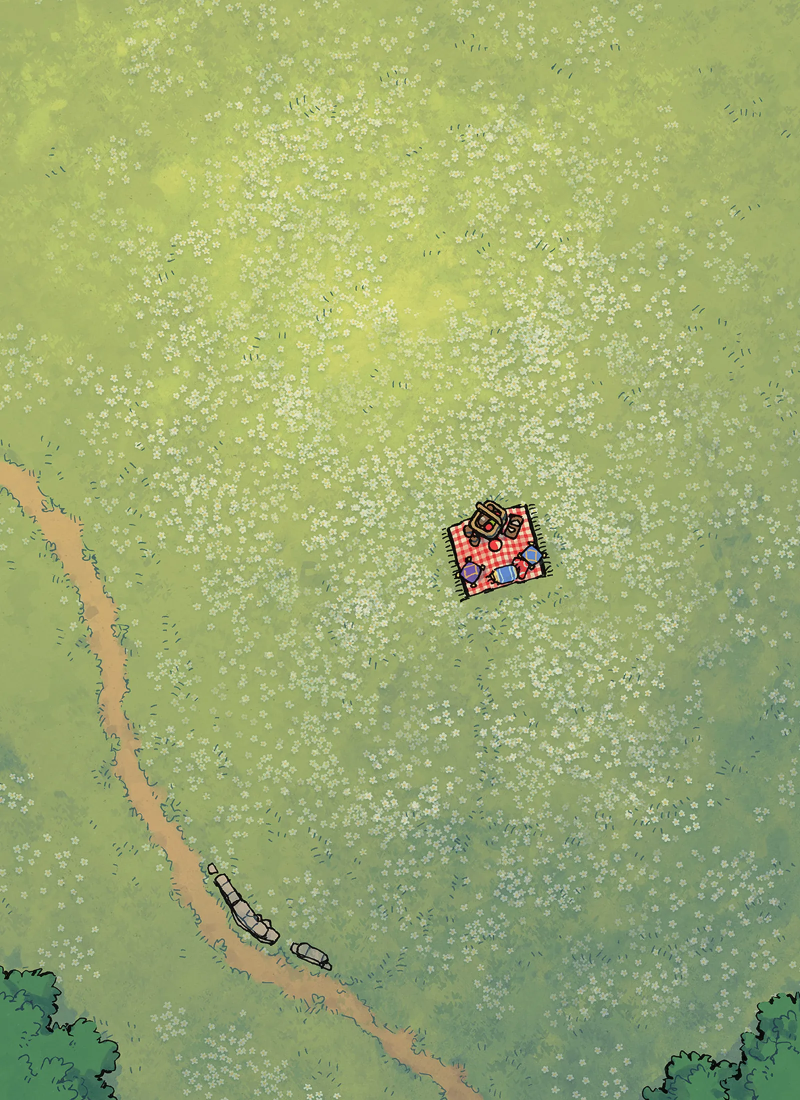
#> input picture assets/scenes/encounter/grassland-meadow-picnic.webp, 1600 x 2200 px (shown at 1/2 size)
$ python -i derive_pdf.py   (imports and definitions only)
#> lines starting #> are read from the running program, lines starting #| are printed output that depends on the picture
#> further down, picture is the input picture: PIL image 1600x2200 RGB; mean R, G, B 156.7, 171.9, 112.9
#!/usr/bin/env python3
"""Where do a map's room numbers sit? Render the book's key-map page, find the GM's
map image on it (all four rotations), and carry the page's number labels across.
usage: derive_pdf.py <config.json> <outdir>   (config: list of {id,pdf,page,vtt,lo,hi})"""
import sys, re, json, subprocess, os, tempfile
import numpy as np
from PIL import Image, ImageDraw
Image.MAX_IMAGE_PIXELS = None

BLUR = 3.0

def ink(im, thresh=None):
    """Darkness 0..1 (grayscale), lightly blurred so line positions that differ by a pixel still agree."""
    from PIL import ImageFilter
    g = im.convert("L").filter(ImageFilter.GaussianBlur(BLUR))
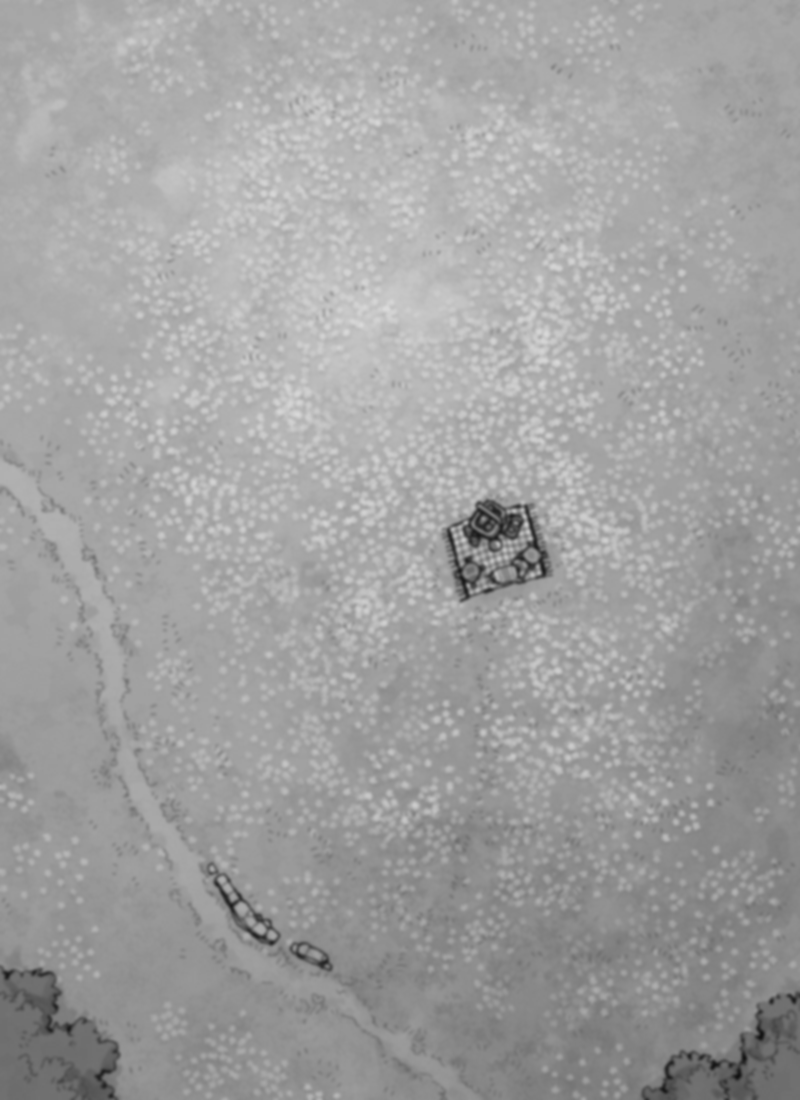
#> g: PIL image 1600x2200 L (shown at 1/2 size); min 18, max 218, mean 160.6
    return (255.0 - np.asarray(g, dtype=np.float32)) / 255.0
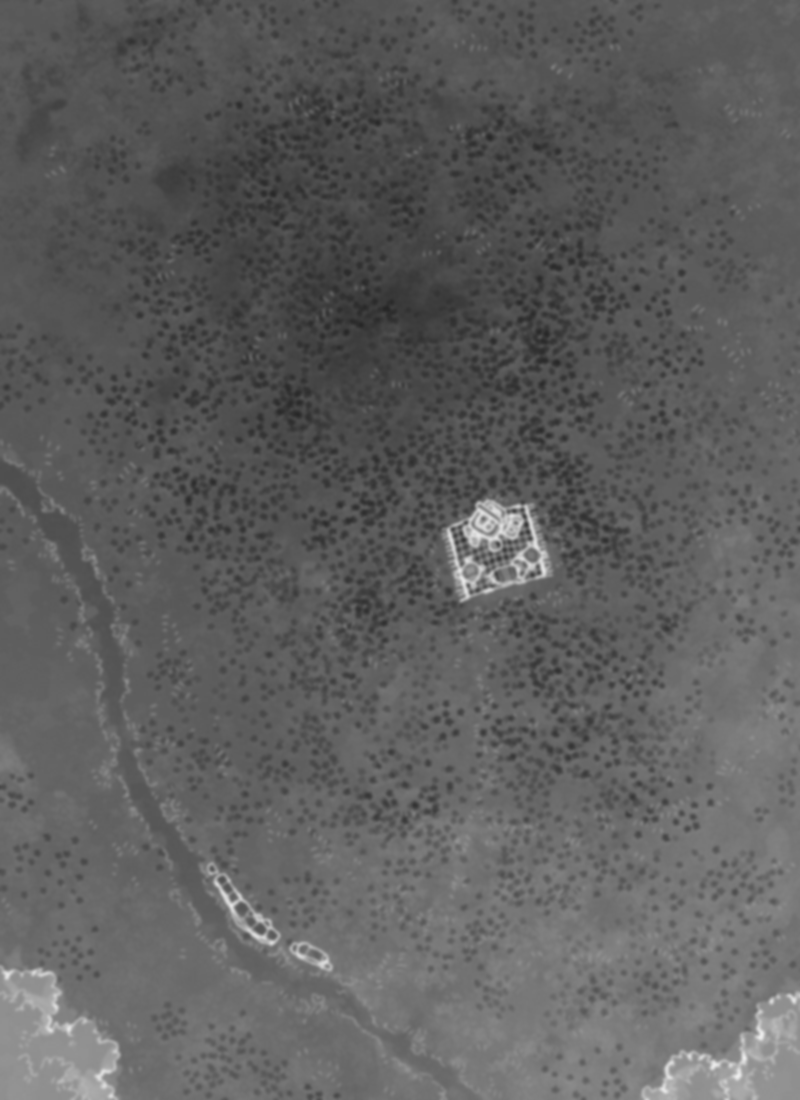
#> returned value: shape (2200, 1600) float32 (shown at 1/2 size); min 0.145, max 0.929, mean 0.37

# [6 lines left out: function fft_corr, not called in this run]

def box_sum(a, h, w):
    c = np.cumsum(np.cumsum(np.pad(a, ((1, 0), (1, 0))), 0), 1)
    return c[h:, w:] - c[:-h, w:] - c[h:, :-w] + c[:-h, :-w]

# [47 lines left out: functions score_at, register, not called in this run]

def words(html):
    return [(float(a), float(b), float(c), float(d), w) for a, b, c, d, w in
            re.findall(r'<word xMin="([\d.]+)" yMin="([\d.]+)" xMax="([\d.]+)" yMax="([\d.]+)">([^<]*)</word>', html)]

def unrot(u, v, k):
    # point (u,v) as a fraction of the VTT rotated ccw by k*90 -> fraction of the original
    return [(u, v), (1 - v, u), (1 - u, 1 - v), (v, 1 - u)][k]

# [35 lines left out: function derive, not called in this run]

# [10 lines not run here, left out]

>>> from PIL import Image
>>> picture = Image.open('../../assets/scenes/encounter/grassland-meadow-picnic.webp')
>>> result = ink(picture)

$ run again, on assets/scenes/encounter/canyon-natural-stone-bridge.webp
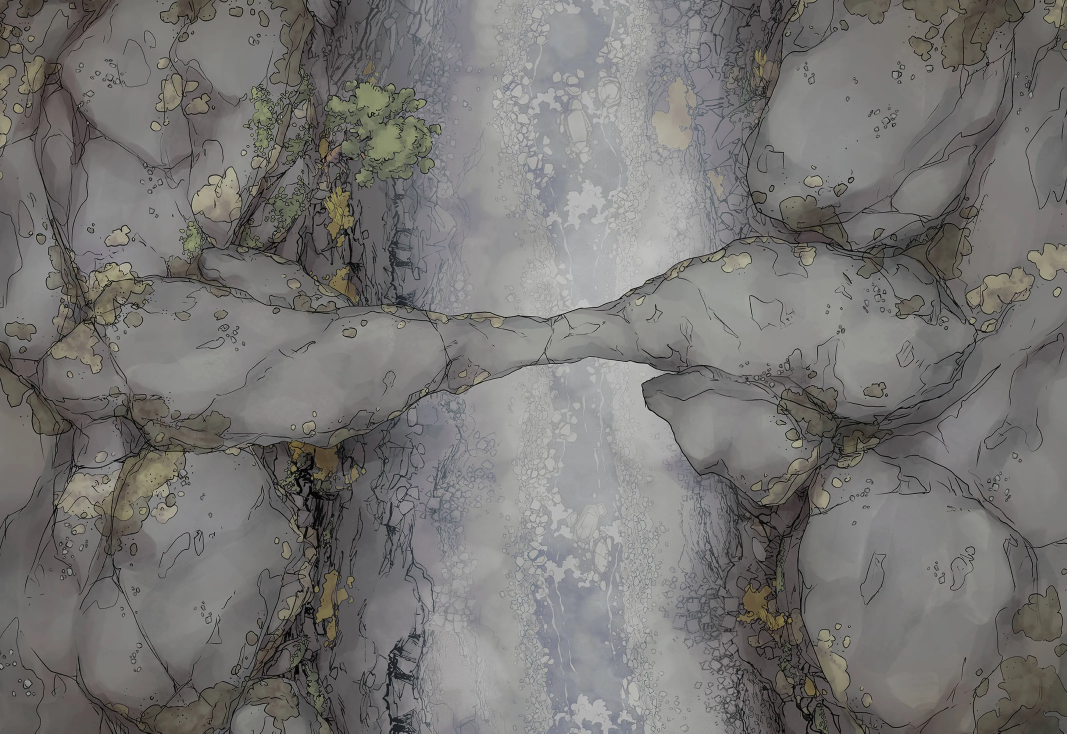
#> input picture assets/scenes/encounter/canyon-natural-stone-bridge.webp, 3200 x 2200 px (shown at 1/3 size)
#> picture is the input picture: PIL image 3200x2200 RGB; mean R, G, B 118.6, 117, 115.2
#> in ink, `return (255.0 - np.asarray(g, dtype=np.float32)) / 255.0`:
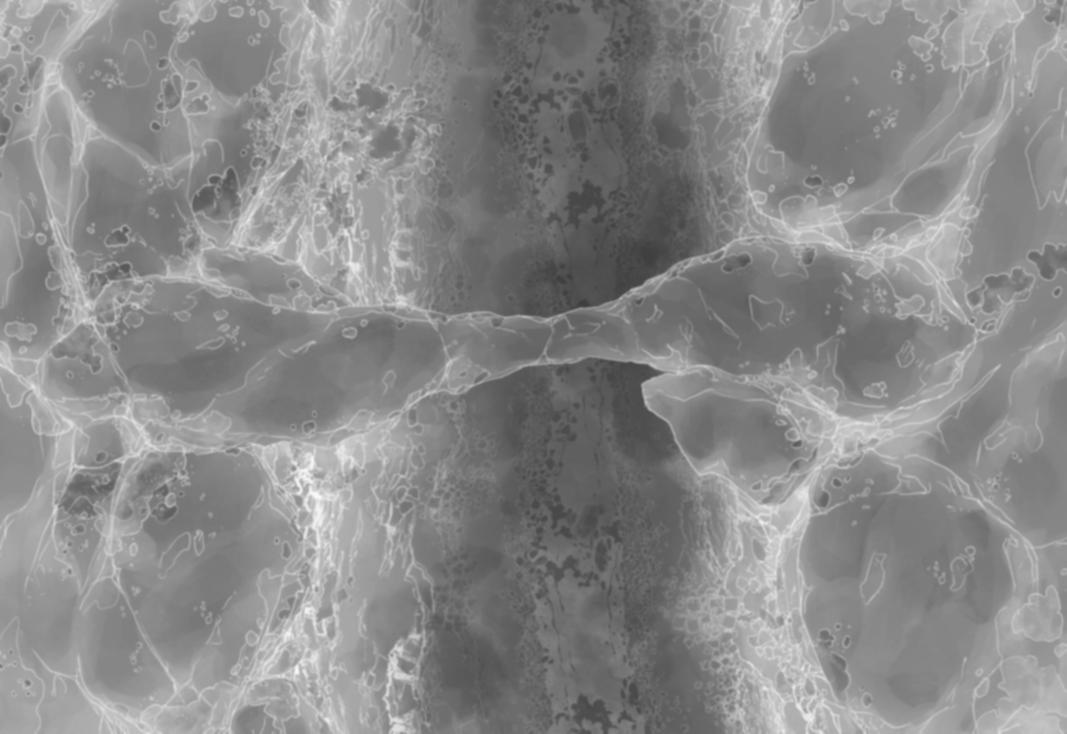
#> returned value: shape (2200, 3200) float32 (shown at 1/3 size); min 0.243, max 0.98, mean 0.54
